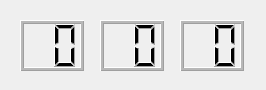
<?xml version="1.0" encoding="UTF-8"?>
<ui version="4.0">
 <class>RelogioForm</class>
 <widget class="QDialog" name="RelogioForm">
  <property name="geometry">
   <rect>
    <x>0</x>
    <y>0</y>
    <width>266</width>
    <height>90</height>
   </rect>
  </property>
  <property name="windowTitle">
   <string>RelogioForm</string>
  </property>
  <widget class="QLCDNumber" name="lcdNumber_hora">
   <property name="geometry">
    <rect>
     <x>20</x>
     <y>20</y>
     <width>64</width>
     <height>51</height>
    </rect>
   </property>
   <property name="midLineWidth">
    <number>2</number>
   </property>
   <property name="numDigits">
    <number>2</number>
   </property>
   <property name="digitCount" stdset="0">
    <number>2</number>
   </property>
  </widget>
  <widget class="QLCDNumber" name="lcdNumber_min">
   <property name="geometry">
    <rect>
     <x>100</x>
     <y>20</y>
     <width>64</width>
     <height>51</height>
    </rect>
   </property>
   <property name="autoFillBackground">
    <bool>false</bool>
   </property>
   <property name="frameShape">
    <enum>QFrame::Box</enum>
   </property>
   <property name="frameShadow">
    <enum>QFrame::Raised</enum>
   </property>
   <property name="lineWidth">
    <number>1</number>
   </property>
   <property name="midLineWidth">
    <number>2</number>
   </property>
   <property name="smallDecimalPoint">
    <bool>false</bool>
   </property>
   <property name="numDigits">
    <number>2</number>
   </property>
  </widget>
  <widget class="QLCDNumber" name="lcdNumber_seg">
   <property name="geometry">
    <rect>
     <x>180</x>
     <y>20</y>
     <width>64</width>
     <height>51</height>
    </rect>
   </property>
   <property name="mouseTracking">
    <bool>false</bool>
   </property>
   <property name="midLineWidth">
    <number>2</number>
   </property>
   <property name="numDigits">
    <number>2</number>
   </property>
  </widget>
 </widget>
 <resources/>
 <connections/>
</ui>
